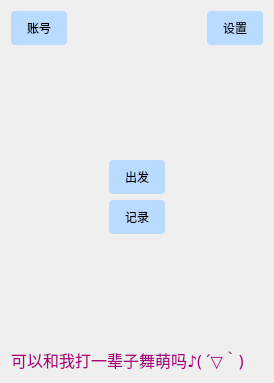
<?xml version="1.0" encoding="UTF-8"?>
<ui version="4.0">
 <class>StartWidget</class>
 <widget class="QWidget" name="StartWidget">
  <property name="geometry">
   <rect>
    <x>0</x>
    <y>0</y>
    <width>274</width>
    <height>383</height>
   </rect>
  </property>
  <property name="windowTitle">
   <string>开始界面</string>
  </property>
  <property name="windowIcon">
   <iconset>
    <selectedon>:/image/bear.png</selectedon>
   </iconset>
  </property>
  <property name="styleSheet">
   <string notr="true">QWidget#StartWidget {
    background-image: url(:/image/friend.png);
    background-repeat: no-repeat;  /* 防止图片重复 */
    background-position: center;  /* 图片在容器中居中 */
    background - size: contain;  
    }
</string>
  </property>
  <layout class="QVBoxLayout" name="verticalLayout_2">
   <item>
    <layout class="QHBoxLayout" name="horizontalLayout">
     <item>
      <widget class="QPushButton" name="account_button">
       <property name="enabled">
        <bool>true</bool>
       </property>
       <property name="styleSheet">
        <string notr="true">QPushButton {
    background-color: rgb(185, 219, 255);  /* 蓝色背景 */
    color: rgb(0, 0, 0);
    border: none;
    border-radius: 4px;
    padding: 8px 16px;
	font: 14pt &quot;STHupo&quot;;
}
QPushButton:hover {
    background-color: rgb(103, 202, 255);  /* 悬停变深蓝 */
}
QPushButton:pressed {
    background-color: rgb(101, 206, 255);  /* 按下颜色 */
}</string>
       </property>
       <property name="text">
        <string>账号</string>
       </property>
      </widget>
     </item>
     <item>
      <spacer name="horizontalSpacer">
       <property name="orientation">
        <enum>Qt::Horizontal</enum>
       </property>
       <property name="sizeHint" stdset="0">
        <size>
         <width>98</width>
         <height>20</height>
        </size>
       </property>
      </spacer>
     </item>
     <item>
      <widget class="QPushButton" name="settings_button">
       <property name="sizePolicy">
        <sizepolicy hsizetype="Fixed" vsizetype="Fixed">
         <horstretch>0</horstretch>
         <verstretch>0</verstretch>
        </sizepolicy>
       </property>
       <property name="styleSheet">
        <string notr="true">QPushButton {
    background-color: rgb(185, 219, 255);  /* 蓝色背景 */
    color: rgb(0, 0, 0);
    border: none;
    border-radius: 4px;
    padding: 8px 16px;
	font: 14pt &quot;STHupo&quot;;
}
QPushButton:hover {
    background-color: rgb(103, 202, 255);  /* 悬停变深蓝 */
}
QPushButton:pressed {
    background-color: rgb(101, 206, 255);  /* 按下颜色 */
}</string>
       </property>
       <property name="text">
        <string>设置</string>
       </property>
      </widget>
     </item>
    </layout>
   </item>
   <item>
    <layout class="QVBoxLayout" name="verticalLayout">
     <item>
      <spacer name="verticalSpacer">
       <property name="orientation">
        <enum>Qt::Vertical</enum>
       </property>
       <property name="sizeHint" stdset="0">
        <size>
         <width>20</width>
         <height>20</height>
        </size>
       </property>
      </spacer>
     </item>
     <item alignment="Qt::AlignHCenter">
      <widget class="QPushButton" name="go_button">
       <property name="sizePolicy">
        <sizepolicy hsizetype="Fixed" vsizetype="Fixed">
         <horstretch>0</horstretch>
         <verstretch>0</verstretch>
        </sizepolicy>
       </property>
       <property name="focusPolicy">
        <enum>Qt::StrongFocus</enum>
       </property>
       <property name="layoutDirection">
        <enum>Qt::LeftToRight</enum>
       </property>
       <property name="styleSheet">
        <string notr="true">QPushButton {
    background-color: rgb(185, 219, 255);  /* 蓝色背景 */
    color: rgb(0, 0, 0);
    border: none;
    border-radius: 4px;
    padding: 8px 16px;
	font: 14pt &quot;STHupo&quot;;
}
QPushButton:hover {
    background-color: rgb(103, 202, 255);  /* 悬停变深蓝 */
}
QPushButton:pressed {
    background-color: rgb(101, 206, 255);  /* 按下颜色 */
}</string>
       </property>
       <property name="text">
        <string>出发</string>
       </property>
      </widget>
     </item>
     <item alignment="Qt::AlignHCenter">
      <widget class="QPushButton" name="record_button">
       <property name="sizePolicy">
        <sizepolicy hsizetype="Fixed" vsizetype="Fixed">
         <horstretch>0</horstretch>
         <verstretch>0</verstretch>
        </sizepolicy>
       </property>
       <property name="styleSheet">
        <string notr="true">QPushButton {
    background-color: rgb(185, 219, 255);  /* 蓝色背景 */
    color: rgb(0, 0, 0);
    border: none;
    border-radius: 4px;
    padding: 8px 16px;
	font: 14pt &quot;STHupo&quot;;
}
QPushButton:hover {
    background-color: rgb(103, 202, 255);  /* 悬停变深蓝 */
}
QPushButton:pressed {
    background-color: rgb(101, 206, 255);  /* 按下颜色 */
}</string>
       </property>
       <property name="text">
        <string>记录</string>
       </property>
      </widget>
     </item>
     <item>
      <spacer name="verticalSpacer_2">
       <property name="orientation">
        <enum>Qt::Vertical</enum>
       </property>
       <property name="sizeHint" stdset="0">
        <size>
         <width>20</width>
         <height>40</height>
        </size>
       </property>
      </spacer>
     </item>
    </layout>
   </item>
   <item>
    <widget class="QLabel" name="label">
     <property name="sizePolicy">
      <sizepolicy hsizetype="Minimum" vsizetype="Minimum">
       <horstretch>0</horstretch>
       <verstretch>0</verstretch>
      </sizepolicy>
     </property>
     <property name="font">
      <font>
       <family>STHupo</family>
       <pointsize>12</pointsize>
       <weight>50</weight>
       <italic>false</italic>
       <bold>false</bold>
      </font>
     </property>
     <property name="styleSheet">
      <string notr="true">color:rgb(170, 0, 127);
font: 12pt &quot;STHupo&quot;;
</string>
     </property>
     <property name="text">
      <string>可以和我打一辈子舞萌吗♪( ´▽｀)</string>
     </property>
    </widget>
   </item>
  </layout>
 </widget>
 <resources>
  <include location="../resources.qrc"/>
 </resources>
 <connections/>
</ui>
